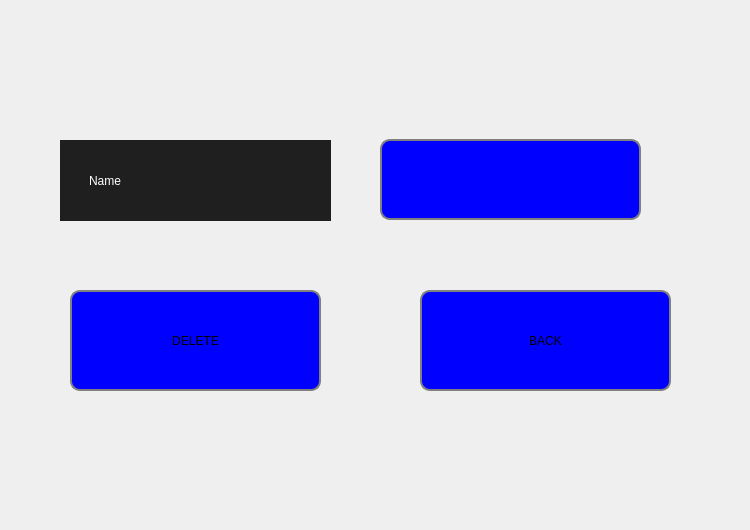
<?xml version="1.0" encoding="UTF-8"?>
<ui version="4.0">
 <class>Delete</class>
 <widget class="QDialog" name="Delete">
  <property name="geometry">
   <rect>
    <x>0</x>
    <y>0</y>
    <width>750</width>
    <height>530</height>
   </rect>
  </property>
  <property name="windowTitle">
   <string>Dialog</string>
  </property>
  <property name="styleSheet">
   <string notr="true"/>
  </property>
  <widget class="QLabel" name="label">
   <property name="geometry">
    <rect>
     <x>60</x>
     <y>140</y>
     <width>271</width>
     <height>81</height>
    </rect>
   </property>
   <property name="styleSheet">
    <string notr="true">#label
{
	text-align:left;
	padding-left:26px;
	border:none;	
	color:white;	
	background:#1F1F1F;
}
#label:hover
{
	text-align:left;
	padding-left:26px;
	border:none;	
	color:white;	
	background:#333;
}</string>
   </property>
   <property name="text">
    <string>Name</string>
   </property>
  </widget>
  <widget class="QLineEdit" name="lineEdit_name">
   <property name="geometry">
    <rect>
     <x>380</x>
     <y>139</y>
     <width>261</width>
     <height>81</height>
    </rect>
   </property>
   <property name="styleSheet">
    <string notr="true">QLineEdit {
     border: 2px solid gray;
     border-radius: 10px;
     padding: 0 8px;
     background: blue;
     selection-background-color: darkgray;
 }</string>
   </property>
  </widget>
  <widget class="QLabel" name="delconnection">
   <property name="geometry">
    <rect>
     <x>150</x>
     <y>445</y>
     <width>391</width>
     <height>41</height>
    </rect>
   </property>
   <property name="text">
    <string/>
   </property>
  </widget>
  <widget class="QPushButton" name="DelButton">
   <property name="geometry">
    <rect>
     <x>70</x>
     <y>290</y>
     <width>251</width>
     <height>101</height>
    </rect>
   </property>
   <property name="styleSheet">
    <string notr="true">QPushButton#DelButton {
     border: 2px solid gray;
     border-radius: 10px;
     padding: 0 8px;
     background: blue;
     selection-background-color: darkgray;
 }</string>
   </property>
   <property name="text">
    <string>DELETE</string>
   </property>
  </widget>
  <widget class="QPushButton" name="Back">
   <property name="geometry">
    <rect>
     <x>420</x>
     <y>290</y>
     <width>251</width>
     <height>101</height>
    </rect>
   </property>
   <property name="styleSheet">
    <string notr="true">QPushButton#Back {
     border: 2px solid gray;
     border-radius: 10px;
     padding: 0 8px;
     background: blue;
     selection-background-color: darkgray;
 }</string>
   </property>
   <property name="text">
    <string>BACK</string>
   </property>
  </widget>
 </widget>
 <resources/>
 <connections/>
</ui>
